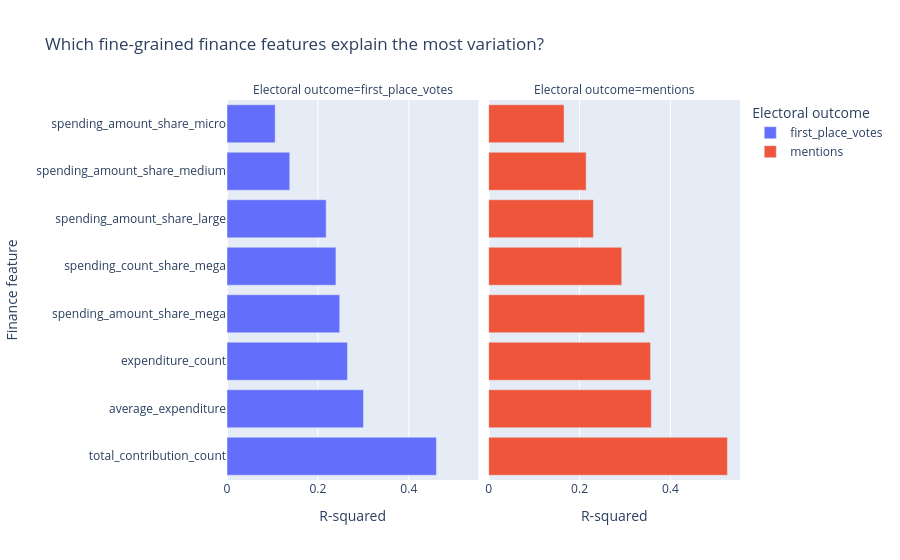

Notebook code for this chart:
### Code cell
fig = px.bar(
    top_models,
    x="r_squared",
    y="feature",
    color="outcome",
    facet_col="outcome",
    orientation="h",
    hover_data=["n", "slope", "p_value"],
    labels={
        "r_squared": "R-squared",
        "feature": "Finance feature",
        "outcome": "Electoral outcome",
    },
    title="Which fine-grained finance features explain the most variation?",
)

# Let each panel show its own feature ordering.
fig.update_yaxes(matches=None)
fig.show()

### Figure 1 — Plotly figure (JSON) as saved in the notebook; plotly's stock layout.template omitted (floating-point values rounded to 4 significant figures)
{"data": [{"customdata": [[65.0, 5.497, 5.141e-10], [65.0, 7.175, 2.304e-06], [65.0, 10.27, 1.147e-05], [65.0, 7437.0, 2.436e-05], [65.0, 34030.0, 3.491e-05], [65.0, -10540.0, 8.779e-05], [65.0, -21010.0, 0.002305], [65.0, -87950.0, 0.008141]], "hovertemplate": "Electoral outcome=first_place_votes<br>R-squared=%{x}<br>Finance feature=%{y}<br>n=%{customdata[0]}<br>slope=%{customdata[1]}<br>p_value=%{customdata[2]}<extra></extra>", "legendgroup": "first_place_votes", "marker": {"color": "#636efa", "pattern": {"shape": ""}}, "name": "first_place_votes", "orientation": "h", "showlegend": true, "textposition": "auto", "type": "bar", "x": [0.4608, 0.3003, 0.265, 0.248, 0.2397, 0.2181, 0.1381, 0.106], "xaxis": "x", "y": ["total_contribution_count", "average_expenditure", "expenditure_count", "spending_amount_share_mega", "spending_count_share_mega", "spending_amount_share_large", "spending_amount_share_medium", "spending_amount_share_micro"], "yaxis": "y"}, {"customdata": [[65.0, 15.97, 8.673e-12], [65.0, 24380.0, 1.41e-07], [65.0, 21.32, 1.536e-07], [65.0, 111100.0, 2.943e-07], [65.0, -33310.0, 3.254e-06], [65.0, 26.14, 5.179e-05], [65.0, -71440.0, 0.0001022], [65.0, -300300.0, 0.0007566]], "hovertemplate": "Electoral outcome=mentions<br>R-squared=%{x}<br>Finance feature=%{y}<br>n=%{customdata[0]}<br>slope=%{customdata[1]}<br>p_value=%{customdata[2]}<extra></extra>", "legendgroup": "mentions", "marker": {"color": "#EF553B", "pattern": {"shape": ""}}, "name": "mentions", "orientation": "h", "showlegend": true, "textposition": "auto", "type": "bar", "x": [0.5254, 0.358, 0.3563, 0.3433, 0.2928, 0.2305, 0.2145, 0.166], "xaxis": "x2", "y": ["total_contribution_count", "spending_amount_share_mega", "average_expenditure", "spending_count_share_mega", "spending_amount_share_large", "expenditure_count", "spending_amount_share_medium", "spending_amount_share_micro"], "yaxis": "y2"}], "layout": {"annotations": [{"font": {}, "showarrow": false, "text": "Electoral outcome=first_place_votes", "x": 0.245, "xanchor": "center", "xref": "paper", "y": 1, "yanchor": "bottom", "yref": "paper"}, {"font": {}, "showarrow": false, "text": "Electoral outcome=mentions", "x": 0.755, "xanchor": "center", "xref": "paper", "y": 1, "yanchor": "bottom", "yref": "paper"}], "barmode": "relative", "legend": {"title": {"text": "Electoral outcome"}, "tracegroupgap": 0}, "title": {"text": "Which fine-grained finance features explain the most variation?"}, "xaxis": {"anchor": "y", "domain": [0, 0.49], "title": {"text": "R-squared"}}, "xaxis2": {"anchor": "y2", "domain": [0.51, 1], "matches": "x", "title": {"text": "R-squared"}}, "yaxis": {"anchor": "x", "domain": [0, 1], "title": {"text": "Finance feature"}}, "yaxis2": {"anchor": "x2", "domain": [0, 1], "showticklabels": false}}}
